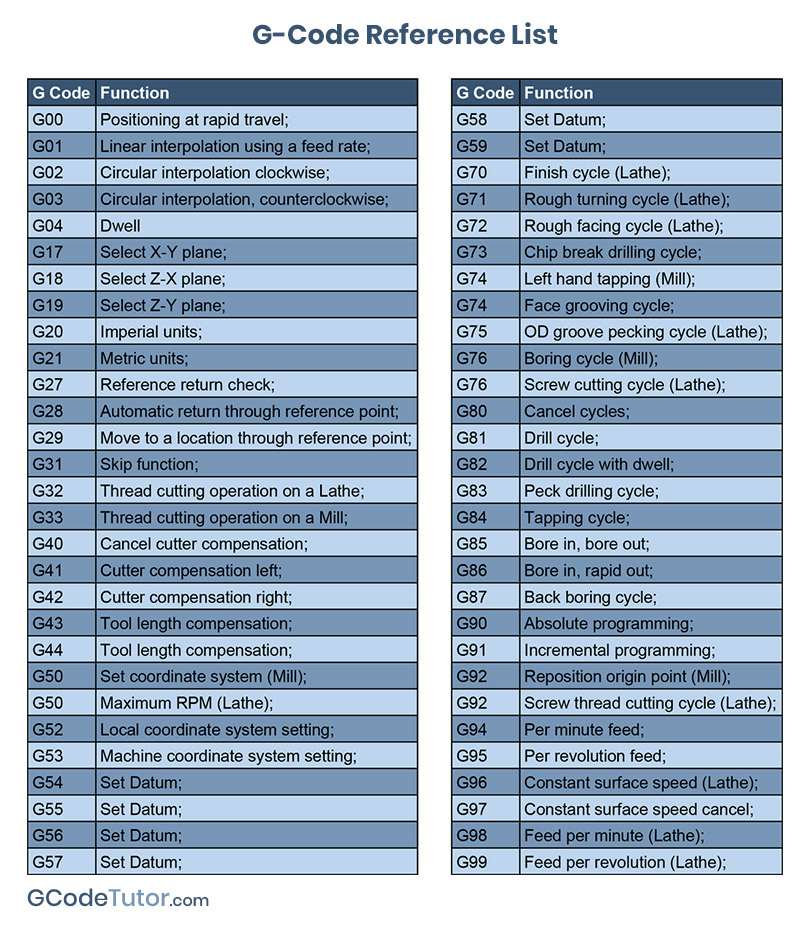
#> input picture Zund_ICC/g-code-reference-list.jpg, 810 x 926 px, given in place of the camera
$ python live_edge_detection.py
#> lines starting #> are read from the running program, lines starting #| are printed output that depends on the picture; after the words box and inside, x2 and y2 are one past the last pixel; in counts of white or black regions, pixels touching at a corner belong together
#> in main, frame is the input picture: shape (926, 810, 3); mean B, G, R 197, 178.5, 160.1
import cv2
import numpy as np

def detect_edges(image):
    """Performs the edge detection pipeline."""
    gray = cv2.cvtColor(image, cv2.COLOR_BGR2GRAY)
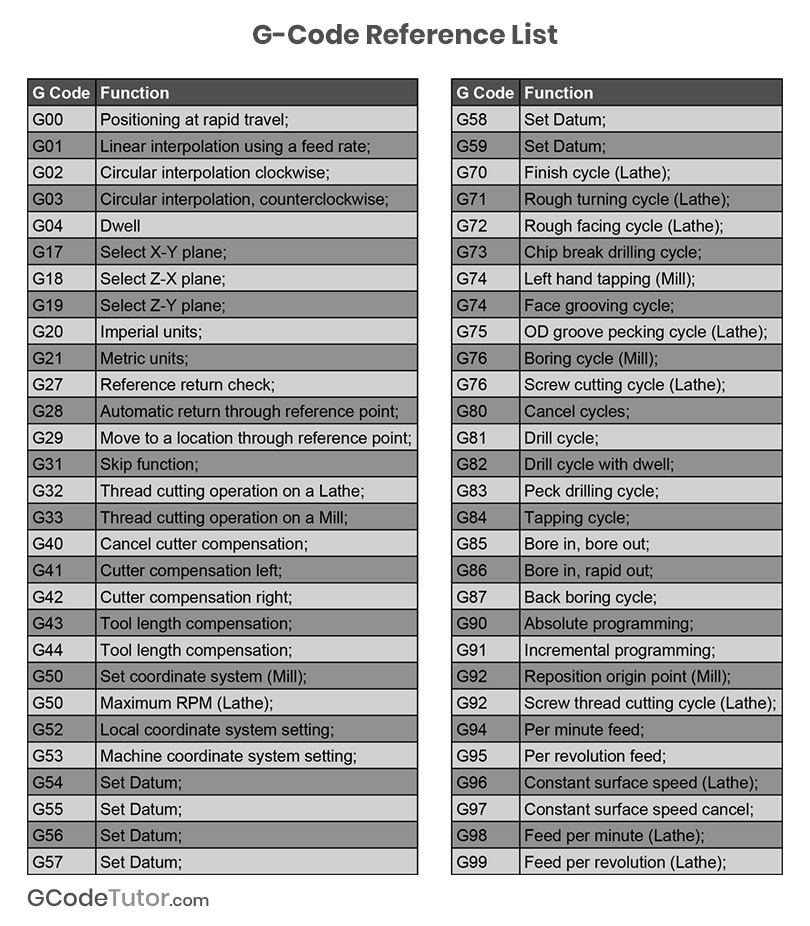
#> gray: shape (926, 810); min 0, max 255, mean 175.1
    blurred = cv2.GaussianBlur(gray, (5, 5), 0)
    edges = cv2.Canny(blurred, 50, 150)
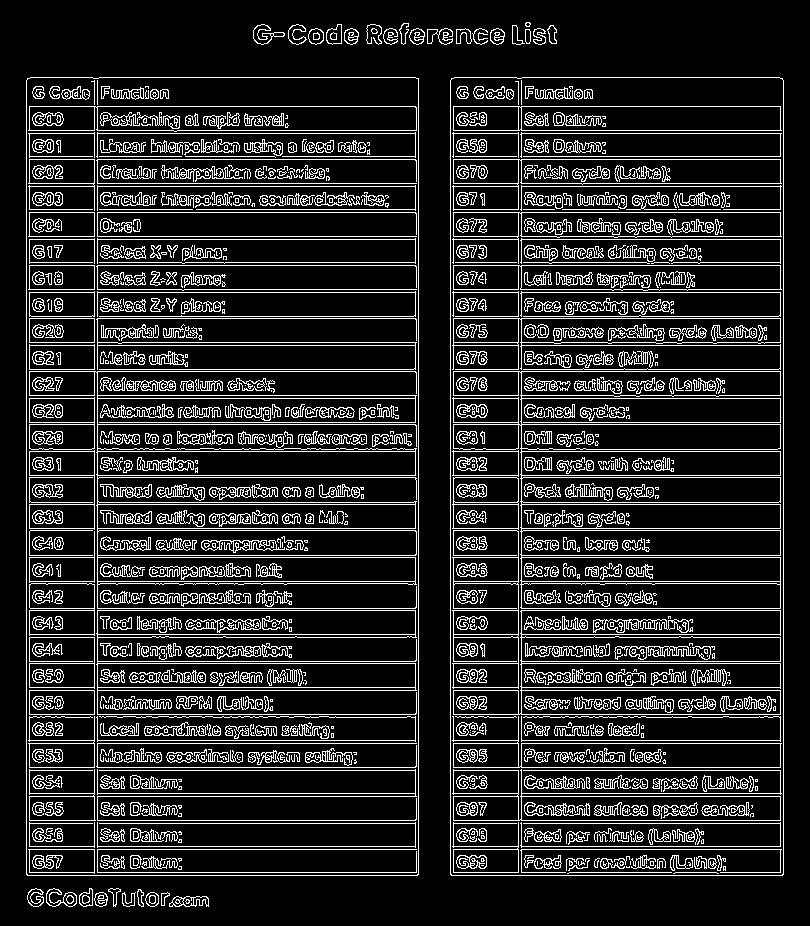
#> edges: shape (926, 810); 14.9% white in thin lines or dots, all inside (x1, y1, x2, y2) = (26, 22, 784, 907)
    return edges

def main():
    """Opens a camera feed and displays live edge detection."""
    cap = cv2.VideoCapture(0)

    if not cap.isOpened():
        print("Error: Could not open camera.")
        return

    print("Live camera feed initiated. Press 'q' to quit.")

    while True:
        # Capture frame-by-frame
        ret, frame = cap.read()
        if not ret:
            print("Error: Can't receive frame (stream end?). Exiting ...")
            break

        # Get edge detection results
        edges = detect_edges(frame)

        # To display side-by-side, we need the frames to be the same type.
        # Canny returns a single-channel (grayscale) image, so we convert it to BGR.
        edges_bgr = cv2.cvtColor(edges, cv2.COLOR_GRAY2BGR)

        # Horizontally stack the original and the edge-detected frames
        combined_display = np.hstack((frame, edges_bgr))
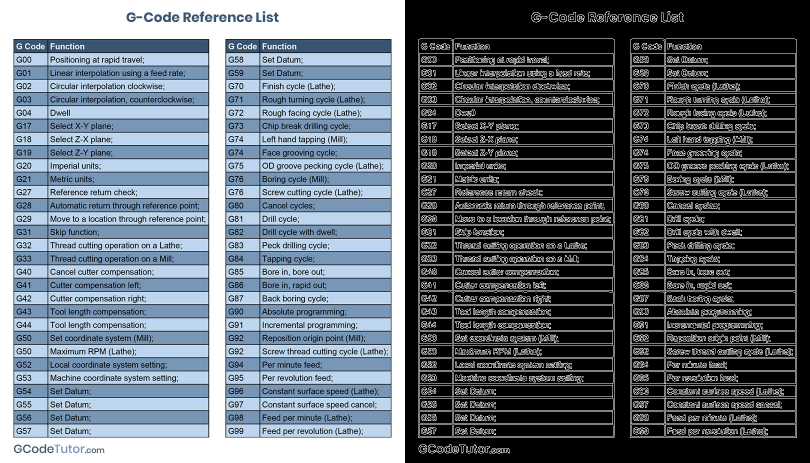
#> combined_display: shape (926, 1620, 3) (shown at 1/2 size); mean B, G, R 117.6, 108.3, 99.1

        # Display the resulting frame
        cv2.imshow('Live Edge Detection (Original vs. Edges)', combined_display)

        # Exit loop if 'q' is pressed
        if cv2.waitKey(1) == ord('q'):
#> (key q is pressed here)
            break

    # When everything done, release the capture
    cap.release()
    cv2.destroyAllWindows()
    print("Camera feed stopped.")

if __name__ == '__main__':
    main()
